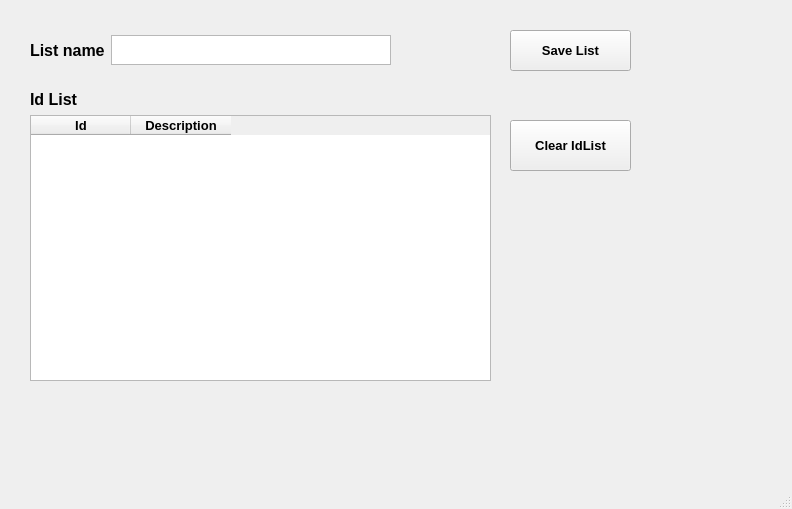
<?xml version="1.0" encoding="UTF-8"?>
<ui version="4.0">
 <class>MainWindow</class>
 <widget class="QMainWindow" name="MainWindow">
  <property name="geometry">
   <rect>
    <x>0</x>
    <y>0</y>
    <width>792</width>
    <height>509</height>
   </rect>
  </property>
  <property name="windowTitle">
   <string>MainWindow</string>
  </property>
  <widget class="QWidget" name="centralwidget">
   <widget class="QWidget" name="formLayoutWidget">
    <property name="geometry">
     <rect>
      <x>30</x>
      <y>30</y>
      <width>361</width>
      <height>41</height>
     </rect>
    </property>
    <layout class="QFormLayout" name="formLayout">
     <item row="0" column="0">
      <widget class="QLabel" name="label">
       <property name="font">
        <font>
         <pointsize>12</pointsize>
         <weight>75</weight>
         <bold>true</bold>
        </font>
       </property>
       <property name="text">
        <string>List name</string>
       </property>
      </widget>
     </item>
     <item row="0" column="1">
      <widget class="QTextEdit" name="editList">
       <property name="maximumSize">
        <size>
         <width>16777215</width>
         <height>30</height>
        </size>
       </property>
      </widget>
     </item>
    </layout>
   </widget>
   <widget class="QWidget" name="formLayoutWidget_2">
    <property name="geometry">
     <rect>
      <x>30</x>
      <y>90</y>
      <width>461</width>
      <height>291</height>
     </rect>
    </property>
    <layout class="QFormLayout" name="formLayout_2">
     <item row="0" column="0">
      <widget class="QLabel" name="label_2">
       <property name="font">
        <font>
         <pointsize>12</pointsize>
         <weight>75</weight>
         <bold>true</bold>
        </font>
       </property>
       <property name="text">
        <string>Id List</string>
       </property>
      </widget>
     </item>
     <item row="1" column="0" colspan="2">
      <widget class="QTableWidget" name="tableWidget">
       <property name="sizePolicy">
        <sizepolicy hsizetype="Expanding" vsizetype="Expanding">
         <horstretch>0</horstretch>
         <verstretch>0</verstretch>
        </sizepolicy>
       </property>
       <property name="minimumSize">
        <size>
         <width>256</width>
         <height>0</height>
        </size>
       </property>
       <property name="font">
        <font>
         <pointsize>10</pointsize>
         <weight>75</weight>
         <bold>true</bold>
        </font>
       </property>
       <column>
        <property name="text">
         <string>Id</string>
        </property>
       </column>
       <column>
        <property name="text">
         <string>Description</string>
        </property>
       </column>
      </widget>
     </item>
    </layout>
   </widget>
   <widget class="QPushButton" name="buttonSave">
    <property name="geometry">
     <rect>
      <x>510</x>
      <y>30</y>
      <width>121</width>
      <height>41</height>
     </rect>
    </property>
    <property name="font">
     <font>
      <pointsize>10</pointsize>
      <weight>75</weight>
      <bold>true</bold>
     </font>
    </property>
    <property name="text">
     <string>Save List</string>
    </property>
   </widget>
   <widget class="QPushButton" name="pushButton">
    <property name="geometry">
     <rect>
      <x>510</x>
      <y>120</y>
      <width>121</width>
      <height>51</height>
     </rect>
    </property>
    <property name="font">
     <font>
      <pointsize>10</pointsize>
      <weight>75</weight>
      <bold>true</bold>
     </font>
    </property>
    <property name="text">
     <string>Clear IdList</string>
    </property>
   </widget>
  </widget>
  <widget class="QStatusBar" name="statusbar"/>
 </widget>
 <resources/>
 <connections/>
</ui>
